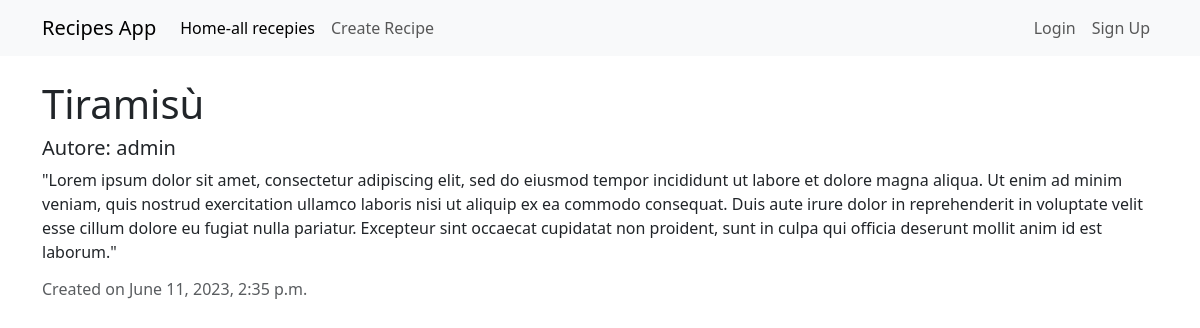
Page /recipe/10/ on the committed database.
### recipes/models.py (models this page shows, shortened)
class Recipe(models.Model):
    title = models.CharField(max_length=100)
    description = models.TextField()
    category = models.ForeignKey('categories.Category', on_delete=models.CASCADE, null=True)
    created_at = models.DateTimeField(auto_now_add=True)
    author = models.ForeignKey(User, on_delete=models.CASCADE)
    favorite = models.ManyToManyField(User, related_name='favorite', blank=True)

### recipes/views.py (the view)
# urls.py: path('recipe/<int:pk>/', views.RecipeDetailView.as_view(), name="recipes-detail"),
class RecipeDetailView(DetailView):
    model = models.Recipe

### recipes/templates/recipes/recipe_detail.html (shortened to what this page needs)
{% extends 'recipes/base.html' %}
{% block content %}
        <h1 class="card-title mt-4">{{object.title}}</h1>
        <h5 class="mt-2">Autore: {{ object.author }}</h5>
        <p class="card-text">{{ recipe.description }}</p>
        <h6 class="card-subtitle mb-2 text-muted">Created on {{object.created_at}}</h6>
{% endblock content %}

### rows in the picture
Recipe: title "Tiramisù", author "admin", description "\"Lorem ipsum dolor sit amet, consectetur adipiscing elit, sed do eiusmod tempor incididunt ut labore et dolore magna aliqua. Ut enim ad minim veniam, quis nostrud exercitation ullamco laboris nisi ut aliquip ex ea commodo consequat. Duis aute irure dolor in reprehenderit in voluptate velit esse cillum dolore eu fugiat nulla pariatur. Excepteur sint occaecat cupidatat non proident, sunt in culpa qui officia deserunt mollit anim id est laborum.\"", created_at "June 11, 2023, 2:35 p.m."
